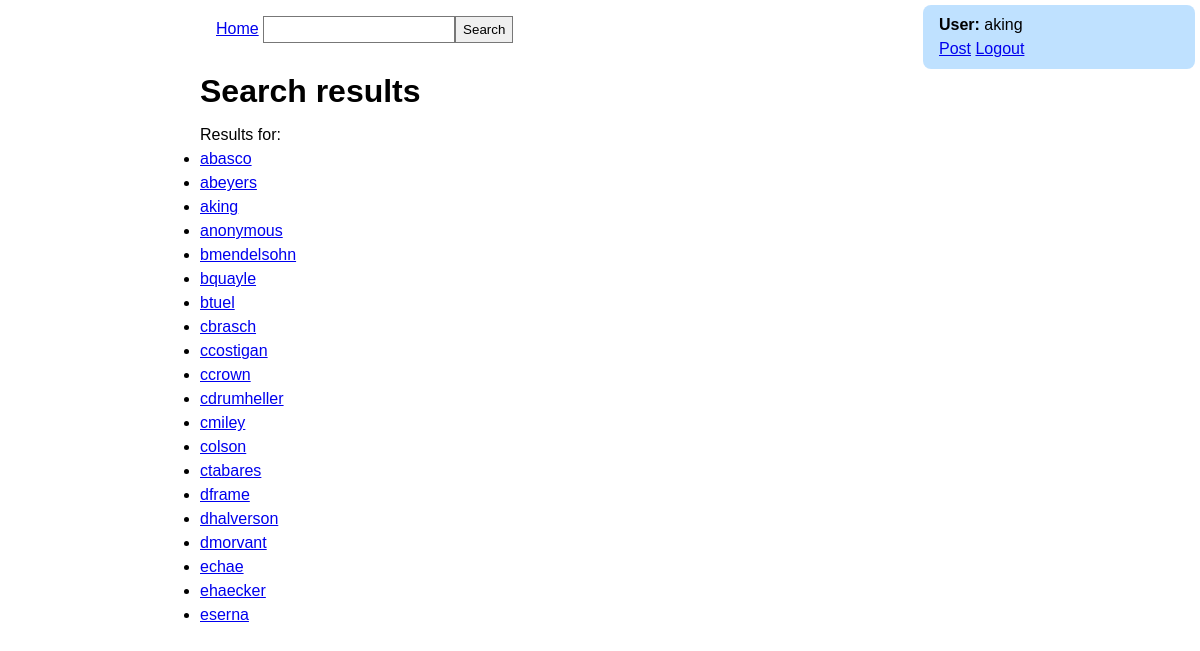
The app's page /search/ (signed in) with its own data.
### tables this page shows
CREATE TABLE users (userid integer PRIMARY KEY, username VARCHAR(32), name TEXT, password VARCHAR(64), 
        email TEXT, usetwofactor INTEGER default 0, salt TEXT);

### blog.py (the view)
@app.route('/search/')
@std_context
def search_page():
    context = request.context
    search = request.args.get('s', '')
    users, validated_search = db.get_users(search)
    context['users'] = users
    context['query'] = validated_search
    return render_template('search_results.html', **context)

### blog.py (called while the page is built)
def std_context(f):
    @wraps(f)
    def wrapper(*args, **kwargs):
        context = {}
        request.context = context
        if 'validated' in session:
            context['loggedin'] = True
            context['username'] = session['username']
        else:
            context['loggedin'] = False
        return f(*args, **kwargs)
    return wrapper

@app.teardown_appcontext
def close_connection(exception):
    database = getattr(g, '_database', None)
    if database is not None:
        database.close()

### db.py (called while the page is built)
def get_db():
    db = getattr(g, '_database', None)
    if db is None:
        base_dir = os.path.dirname(os.path.abspath(__file__))
        db_path = os.path.join(base_dir, DATABASE)
        db = g._database = sqlite3.connect(db_path)
    def make_dicts(cursor, row):
        return dict((cursor.description[idx][0], value)
                    for idx, value in enumerate(row))
    db.row_factory = make_dicts
    return db

def query_db(query, args=(), one=False):
    cur = get_db().execute(query, args)
    rv = cur.fetchall()
    cur.close()
    return (rv[0] if rv else None) if one else rv

def get_users(search):
    query = "SELECT username FROM users WHERE username LIKE ? LIMIT 20"
    validated_search = validation.validate_text(search, max_length=30)
    users = query_db(query, ('%'+validated_search+'%',))
    return users, validated_search

### validation.py (called while the page is built)
def validate_text(user_input: str, max_length=max_post_length):
    replaced_input = user_input
    for key, value in encoding_list.items():
        replaced_input = replaced_input.replace(key, value)
    replaced_input = re.sub(r"&(?!#\d*;)", "&#38;", replaced_input)  # replace & that are not part of previous replaces
    return replaced_input if len(user_input) <= max_length else replaced_input[0:max_length]

### templates/search_results.html (shortened to what this page needs)
{% extends 'base.html' %}
{% block content %}
    <h1>Search results</h1>
    <p>Results for: {{query|safe}}</p>
    <ul>
        {% for user in users %}
        <li>
            <p><a href="/{{user.username|safe}}">{{user.username|safe}}</a></p>
        </li>
        {% endfor %}
    </ul>
{% endblock %}

### templates/base.html (shortened to what this page needs)
<!DOCTYPE html>
<html>
<head>
    <link rel="stylesheet" type="text/css" media="screen" href="/static/main.css" />
</head>
<body>
    <nav>
        <a href="/">Home</a>
        <form action="/search/" method="GET"><input type="text" name="s" /><input type="submit" value="Search" /></form>
    </nav>
    {% block login %}
    {% if loggedin %}
    <div id="userbox">
        <strong>User:</strong> {{username}}<br />
        <a href="/post/">Post</a>
        <a href="/logout/">Logout</a>
    </div>
    {% else %}
    <div id="loginbox">
        <a href="/login/">Login</a> <br>
        <a href="/create_account/">Create Account</a>
    </div>
    {% endif %}
    {% endblock %}
    {% block content %}
    {% endblock %}
</body>
</html>

### static/main.css (style rules this page uses)
body, h1, h2, h3, p, div, li, ul, form, input { margin: 0; padding: 0; line-height: 1em; border: 0; }
body { line-height: 1.5em; font-family: sans-serif; width: 50em; margin: 0 auto; padding-bottom: 2em; }
h1 { padding-top: 0.5em; padding-bottom: 0.5em; }
form input { border: 1px solid #777; line-height: 1.5em; padding: 0.2em 0.5em; }
p { line-height: 1.5em; }
#userbox, #loginbox { position: fixed; top: 5px; right: 5px; width: 15em; height: 3em; background: rgba(128, 196, 255, 0.5); padding: 0.5em 1em; border-radius: 8px; line-height: 1.5em; }
nav { padding: 1em; }
nav a { display: inline; }
nav form { display: inline; }

### records on screen
users: username "aking"
users: username "abasco"
users: username "abeyers"
users: username "anonymous"
users: username "bmendelsohn"
users: username "bquayle"
users: username "btuel"
users: username "cbrasch"
users: username "ccostigan"
users: username "ccrown"
users: username "cdrumheller"
users: username "cmiley"
users: username "colson"
users: username "ctabares"
users: username "dframe"
users: username "dhalverson"
users: username "dmorvant"
users: username "echae"
users: username "ehaecker"
users: username "eserna"
